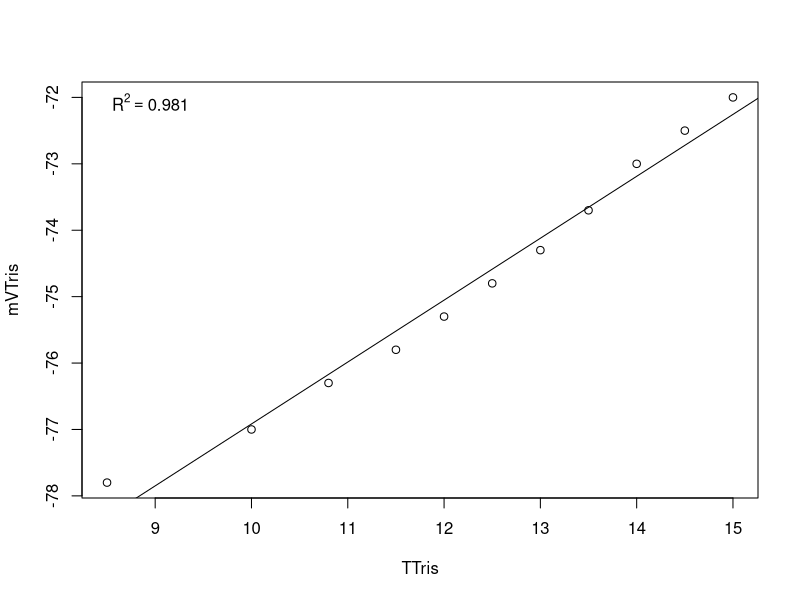

Write the R code that produced this figure.
# Title: pH Tris curve 
# Author: Jill Ashey
# date: 20210126


# modified for personal Lenovo PC at PT Whitney summer 2019; modified by SJG
setwd("~/Desktop/PutnamLab/Repositories/Astrangia_repo/Astrangia_repo/data/pH_Tris/") #set working directory

Calib.Data <-read.table("Tris_20210126.csv", header=TRUE, sep=",", na.string="NA", as.is=TRUE) #reads in the data files
model <-lm(mVTris ~ TTris, data=Calib.Data) #runs a linear regression of mV as a function of temperature
coe <- coef(model) #extracts the coeffecients
R2<-summary(model)$r.squared

pdf("pH_Tris_20210126.pdf") 
plot(mVTris ~ TTris, data=Calib.Data)
abline(lm(mVTris ~ TTris, data=Calib.Data))
legend('topleft', legend = bquote(R^2 == .(format(R2, digits = 3))), bty='n')
dev.off() 